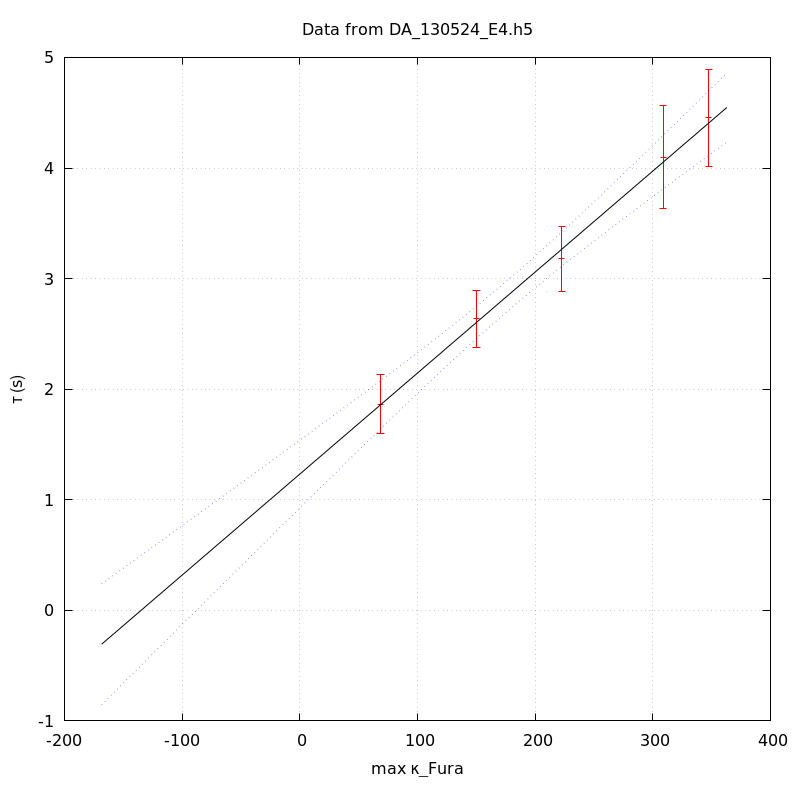

Here is the gnuplot script that generated this plot:
unset key
set grid
set ylabel 'τ (s)'
set xlabel 'max κ_Fura' noenhanced
set title 'Data from DA_130524_E4.h5' noenhanced
set xrange [-1000<*:*]
plot 'DA_130524_E4_aba_tau_vs_max_kappa' index 0 using 1:2:(1.96*$3) linecolor rgb 'red' with yerrorbars,\
'' index 1 using 1:2 with lines linecolor rgb 'black',\
'' index 1 using 1:3 with lines linecolor rgb 'blue' lt 'dotted',\
'' index 1 using 1:4 with lines linecolor rgb 'blue' lt 'dotted'
